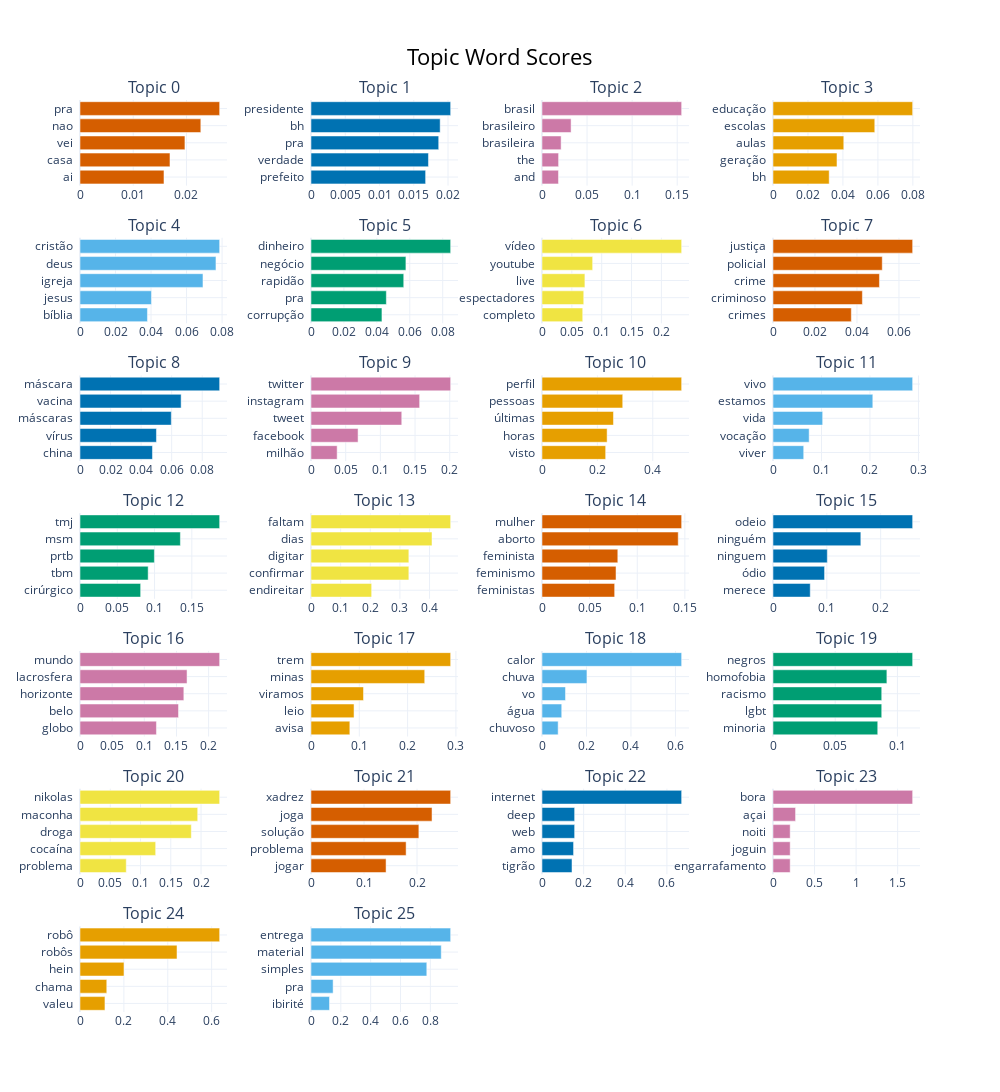

This figure's notebook cell:
### Markdown cell above
### Términos por tópico

### Code cell
topic_model.visualize_barchart(top_n_topics=per_topics)

### Figure 1 — Plotly figure (JSON) as saved in the notebook; plotly's stock layout.template omitted (floating-point values rounded to 4 significant figures)
{"data": [{"marker": {"color": "#D55E00"}, "orientation": "h", "type": "bar", "x": [0.01578, 0.01691, 0.01971, 0.0227, 0.02624], "xaxis": "x", "y": ["ai  ", "casa  ", "vei  ", "nao  ", "pra  "], "yaxis": "y"}, {"marker": {"color": "#0072B2"}, "orientation": "h", "type": "bar", "x": [0.01673, 0.01715, 0.01864, 0.01885, 0.02038], "xaxis": "x2", "y": ["prefeito  ", "verdade  ", "pra  ", "bh  ", "presidente  "], "yaxis": "y2"}, {"marker": {"color": "#CC79A7"}, "orientation": "h", "type": "bar", "x": [0.01829, 0.01841, 0.02121, 0.03227, 0.1549], "xaxis": "x3", "y": ["and  ", "the  ", "brasileira  ", "brasileiro  ", "brasil  "], "yaxis": "y3"}, {"marker": {"color": "#E69F00"}, "orientation": "h", "type": "bar", "x": [0.03214, 0.0366, 0.04049, 0.05821, 0.07988], "xaxis": "x4", "y": ["bh  ", "geração  ", "aulas  ", "escolas  ", "educação  "], "yaxis": "y4"}, {"marker": {"color": "#56B4E9"}, "orientation": "h", "type": "bar", "x": [0.03798, 0.04024, 0.06925, 0.07656, 0.07864], "xaxis": "x5", "y": ["bíblia  ", "jesus  ", "igreja  ", "deus  ", "cristão  "], "yaxis": "y5"}, {"marker": {"color": "#009E73"}, "orientation": "h", "type": "bar", "x": [0.04308, 0.04576, 0.05632, 0.05764, 0.08481], "xaxis": "x6", "y": ["corrupção  ", "pra  ", "rapidão  ", "negócio  ", "dinheiro  "], "yaxis": "y6"}, {"marker": {"color": "#F0E442"}, "orientation": "h", "type": "bar", "x": [0.0682, 0.06992, 0.07185, 0.08484, 0.2339], "xaxis": "x7", "y": ["completo  ", "espectadores  ", "live  ", "youtube  ", "vídeo  "], "yaxis": "y7"}, {"marker": {"color": "#D55E00"}, "orientation": "h", "type": "bar", "x": [0.03732, 0.04259, 0.05072, 0.05205, 0.06653], "xaxis": "x8", "y": ["crimes  ", "criminoso  ", "crime  ", "policial  ", "justiça  "], "yaxis": "y8"}, {"marker": {"color": "#0072B2"}, "orientation": "h", "type": "bar", "x": [0.04742, 0.05003, 0.05975, 0.06619, 0.09139], "xaxis": "x9", "y": ["china  ", "vírus  ", "máscaras  ", "vacina  ", "máscara  "], "yaxis": "y9"}, {"marker": {"color": "#CC79A7"}, "orientation": "h", "type": "bar", "x": [0.0377, 0.06786, 0.1308, 0.1566, 0.2013], "xaxis": "x10", "y": ["milhão  ", "facebook  ", "tweet  ", "instagram  ", "twitter  "], "yaxis": "y10"}, {"marker": {"color": "#E69F00"}, "orientation": "h", "type": "bar", "x": [0.2299, 0.2352, 0.2581, 0.2916, 0.5044], "xaxis": "x11", "y": ["visto  ", "horas  ", "últimas  ", "pessoas  ", "perfil  "], "yaxis": "y11"}, {"marker": {"color": "#56B4E9"}, "orientation": "h", "type": "bar", "x": [0.06334, 0.07457, 0.1024, 0.2059, 0.2881], "xaxis": "x12", "y": ["viver  ", "vocação  ", "vida  ", "estamos  ", "vivo  "], "yaxis": "y12"}, {"marker": {"color": "#009E73"}, "orientation": "h", "type": "bar", "x": [0.08136, 0.09143, 0.09977, 0.1346, 0.1873], "xaxis": "x13", "y": ["cirúrgico  ", "tbm  ", "prtb  ", "msm  ", "tmj  "], "yaxis": "y13"}, {"marker": {"color": "#F0E442"}, "orientation": "h", "type": "bar", "x": [0.2047, 0.3302, 0.3302, 0.4083, 0.4712], "xaxis": "x14", "y": ["endireitar  ", "confirmar  ", "digitar  ", "dias  ", "faltam  "], "yaxis": "y14"}, {"marker": {"color": "#D55E00"}, "orientation": "h", "type": "bar", "x": [0.07628, 0.07771, 0.07959, 0.143, 0.1466], "xaxis": "x15", "y": ["feministas  ", "feminismo  ", "feminista  ", "aborto  ", "mulher  "], "yaxis": "y15"}, {"marker": {"color": "#0072B2"}, "orientation": "h", "type": "bar", "x": [0.06919, 0.0958, 0.1009, 0.1632, 0.2595], "xaxis": "x16", "y": ["merece  ", "ódio  ", "ninguem  ", "ninguém  ", "odeio  "], "yaxis": "y16"}, {"marker": {"color": "#CC79A7"}, "orientation": "h", "type": "bar", "x": [0.1189, 0.1532, 0.1615, 0.1664, 0.2172], "xaxis": "x17", "y": ["globo  ", "belo  ", "horizonte  ", "lacrosfera  ", "mundo  "], "yaxis": "y17"}, {"marker": {"color": "#E69F00"}, "orientation": "h", "type": "bar", "x": [0.08041, 0.08909, 0.1087, 0.2354, 0.2891], "xaxis": "x18", "y": ["avisa  ", "leio  ", "viramos  ", "minas  ", "trem  "], "yaxis": "y18"}, {"marker": {"color": "#56B4E9"}, "orientation": "h", "type": "bar", "x": [0.07259, 0.08873, 0.1057, 0.202, 0.6279], "xaxis": "x19", "y": ["chuvoso  ", "água  ", "vo  ", "chuva  ", "calor  "], "yaxis": "y19"}, {"marker": {"color": "#009E73"}, "orientation": "h", "type": "bar", "x": [0.08418, 0.08739, 0.08739, 0.09153, 0.1122], "xaxis": "x20", "y": ["minoria  ", "lgbt  ", "racismo  ", "homofobia  ", "negros  "], "yaxis": "y20"}, {"marker": {"color": "#F0E442"}, "orientation": "h", "type": "bar", "x": [0.07643, 0.125, 0.1839, 0.1945, 0.2307], "xaxis": "x21", "y": ["problema  ", "cocaína  ", "droga  ", "maconha  ", "nikolas  "], "yaxis": "y21"}, {"marker": {"color": "#D55E00"}, "orientation": "h", "type": "bar", "x": [0.1416, 0.1794, 0.2035, 0.2283, 0.2634], "xaxis": "x22", "y": ["jogar  ", "problema  ", "solução  ", "joga  ", "xadrez  "], "yaxis": "y22"}, {"marker": {"color": "#0072B2"}, "orientation": "h", "type": "bar", "x": [0.1441, 0.1516, 0.1567, 0.1567, 0.6707], "xaxis": "x23", "y": ["tigrão  ", "amo  ", "web  ", "deep  ", "internet  "], "yaxis": "y23"}, {"marker": {"color": "#CC79A7"}, "orientation": "h", "type": "bar", "x": [0.2068, 0.2068, 0.2068, 0.2714, 1.68], "xaxis": "x24", "y": ["engarrafamento  ", "joguin  ", "noiti  ", "açai  ", "bora  "], "yaxis": "y24"}, {"marker": {"color": "#E69F00"}, "orientation": "h", "type": "bar", "x": [0.1137, 0.122, 0.2005, 0.4422, 0.6365], "xaxis": "x25", "y": ["valeu  ", "chama  ", "hein  ", "robôs  ", "robô  "], "yaxis": "y25"}, {"marker": {"color": "#56B4E9"}, "orientation": "h", "type": "bar", "x": [0.1241, 0.1482, 0.7761, 0.873, 0.936], "xaxis": "x26", "y": ["ibirité  ", "pra  ", "simples  ", "material  ", "entrega  "], "yaxis": "y26"}], "layout": {"annotations": [{"font": {"size": 16}, "showarrow": false, "text": "Topic 0", "x": 0.0875, "xanchor": "center", "xref": "paper", "y": 1, "yanchor": "bottom", "yref": "paper"}, {"font": {"size": 16}, "showarrow": false, "text": "Topic 1", "x": 0.3625, "xanchor": "center", "xref": "paper", "y": 1, "yanchor": "bottom", "yref": "paper"}, {"font": {"size": 16}, "showarrow": false, "text": "Topic 2", "x": 0.6375, "xanchor": "center", "xref": "paper", "y": 1, "yanchor": "bottom", "yref": "paper"}, {"font": {"size": 16}, "showarrow": false, "text": "Topic 3", "x": 0.9125, "xanchor": "center", "xref": "paper", "y": 1, "yanchor": "bottom", "yref": "paper"}, {"font": {"size": 16}, "showarrow": false, "text": "Topic 4", "x": 0.0875, "xanchor": "center", "xref": "paper", "y": 0.849, "yanchor": "bottom", "yref": "paper"}, {"font": {"size": 16}, "showarrow": false, "text": "Topic 5", "x": 0.3625, "xanchor": "center", "xref": "paper", "y": 0.849, "yanchor": "bottom", "yref": "paper"}, {"font": {"size": 16}, "showarrow": false, "text": "Topic 6", "x": 0.6375, "xanchor": "center", "xref": "paper", "y": 0.849, "yanchor": "bottom", "yref": "paper"}, {"font": {"size": 16}, "showarrow": false, "text": "Topic 7", "x": 0.9125, "xanchor": "center", "xref": "paper", "y": 0.849, "yanchor": "bottom", "yref": "paper"}, {"font": {"size": 16}, "showarrow": false, "text": "Topic 8", "x": 0.0875, "xanchor": "center", "xref": "paper", "y": 0.698, "yanchor": "bottom", "yref": "paper"}, {"font": {"size": 16}, "showarrow": false, "text": "Topic 9", "x": 0.3625, "xanchor": "center", "xref": "paper", "y": 0.698, "yanchor": "bottom", "yref": "paper"}, {"font": {"size": 16}, "showarrow": false, "text": "Topic 10", "x": 0.6375, "xanchor": "center", "xref": "paper", "y": 0.698, "yanchor": "bottom", "yref": "paper"}, {"font": {"size": 16}, "showarrow": false, "text": "Topic 11", "x": 0.9125, "xanchor": "center", "xref": "paper", "y": 0.698, "yanchor": "bottom", "yref": "paper"}, {"font": {"size": 16}, "showarrow": false, "text": "Topic 12", "x": 0.0875, "xanchor": "center", "xref": "paper", "y": 0.5469, "yanchor": "bottom", "yref": "paper"}, {"font": {"size": 16}, "showarrow": false, "text": "Topic 13", "x": 0.3625, "xanchor": "center", "xref": "paper", "y": 0.5469, "yanchor": "bottom", "yref": "paper"}, {"font": {"size": 16}, "showarrow": false, "text": "Topic 14", "x": 0.6375, "xanchor": "center", "xref": "paper", "y": 0.5469, "yanchor": "bottom", "yref": "paper"}, {"font": {"size": 16}, "showarrow": false, "text": "Topic 15", "x": 0.9125, "xanchor": "center", "xref": "paper", "y": 0.5469, "yanchor": "bottom", "yref": "paper"}, {"font": {"size": 16}, "showarrow": false, "text": "Topic 16", "x": 0.0875, "xanchor": "center", "xref": "paper", "y": 0.3959, "yanchor": "bottom", "yref": "paper"}, {"font": {"size": 16}, "showarrow": false, "text": "Topic 17", "x": 0.3625, "xanchor": "center", "xref": "paper", "y": 0.3959, "yanchor": "bottom", "yref": "paper"}, {"font": {"size": 16}, "showarrow": false, "text": "Topic 18", "x": 0.6375, "xanchor": "center", "xref": "paper", "y": 0.3959, "yanchor": "bottom", "yref": "paper"}, {"font": {"size": 16}, "showarrow": false, "text": "Topic 19", "x": 0.9125, "xanchor": "center", "xref": "paper", "y": 0.3959, "yanchor": "bottom", "yref": "paper"}, {"font": {"size": 16}, "showarrow": false, "text": "Topic 20", "x": 0.0875, "xanchor": "center", "xref": "paper", "y": 0.2449, "yanchor": "bottom", "yref": "paper"}, {"font": {"size": 16}, "showarrow": false, "text": "Topic 21", "x": 0.3625, "xanchor": "center", "xref": "paper", "y": 0.2449, "yanchor": "bottom", "yref": "paper"}, {"font": {"size": 16}, "showarrow": false, "text": "Topic 22", "x": 0.6375, "xanchor": "center", "xref": "paper", "y": 0.2449, "yanchor": "bottom", "yref": "paper"}, {"font": {"size": 16}, "showarrow": false, "text": "Topic 23", "x": 0.9125, "xanchor": "center", "xref": "paper", "y": 0.2449, "yanchor": "bottom", "yref": "paper"}, {"font": {"size": 16}, "showarrow": false, "text": "Topic 24", "x": 0.0875, "xanchor": "center", "xref": "paper", "y": 0.09388, "yanchor": "bottom", "yref": "paper"}, {"font": {"size": 16}, "showarrow": false, "text": "Topic 25", "x": 0.3625, "xanchor": "center", "xref": "paper", "y": 0.09388, "yanchor": "bottom", "yref": "paper"}], "height": 1750, "hoverlabel": {"bgcolor": "white", "font": {"family": "Rockwell", "size": 16}}, "showlegend": false, "title": {"font": {"color": "Black", "size": 22}, "text": "Topic Word Scores", "x": 0.5, "xanchor": "center", "yanchor": "top"}, "width": 1000, "xaxis": {"anchor": "y", "domain": [0, 0.175], "showgrid": true}, "xaxis10": {"anchor": "y10", "domain": [0.275, 0.45], "showgrid": true}, "xaxis11": {"anchor": "y11", "domain": [0.55, 0.725], "showgrid": true}, "xaxis12": {"anchor": "y12", "domain": [0.825, 1], "showgrid": true}, "xaxis13": {"anchor": "y13", "domain": [0, 0.175], "showgrid": true}, "xaxis14": {"anchor": "y14", "domain": [0.275, 0.45], "showgrid": true}, "xaxis15": {"anchor": "y15", "domain": [0.55, 0.725], "showgrid": true}, "xaxis16": {"anchor": "y16", "domain": [0.825, 1], "showgrid": true}, "xaxis17": {"anchor": "y17", "domain": [0, 0.175], "showgrid": true}, "xaxis18": {"anchor": "y18", "domain": [0.275, 0.45], "showgrid": true}, "xaxis19": {"anchor": "y19", "domain": [0.55, 0.725], "showgrid": true}, "xaxis2": {"anchor": "y2", "domain": [0.275, 0.45], "showgrid": true}, "xaxis20": {"anchor": "y20", "domain": [0.825, 1], "showgrid": true}, "xaxis21": {"anchor": "y21", "domain": [0, 0.175], "showgrid": true}, "xaxis22": {"anchor": "y22", "domain": [0.275, 0.45], "showgrid": true}, "xaxis23": {"anchor": "y23", "domain": [0.55, 0.725], "showgrid": true}, "xaxis24": {"anchor": "y24", "domain": [0.825, 1], "showgrid": true}, "xaxis25": {"anchor": "y25", "domain": [0, 0.175], "showgrid": true}, "xaxis26": {"anchor": "y26", "domain": [0.275, 0.45], "showgrid": true}, "xaxis27": {"anchor": "y27", "domain": [0.55, 0.725], "showgrid": true}, "xaxis28": {"anchor": "y28", "domain": [0.825, 1], "showgrid": true}, "xaxis3": {"anchor": "y3", "domain": [0.55, 0.725], "showgrid": true}, "xaxis4": {"anchor": "y4", "domain": [0.825, 1], "showgrid": true}, "xaxis5": {"anchor": "y5", "domain": [0, 0.175], "showgrid": true}, "xaxis6": {"anchor": "y6", "domain": [0.275, 0.45], "showgrid": true}, "xaxis7": {"anchor": "y7", "domain": [0.55, 0.725], "showgrid": true}, "xaxis8": {"anchor": "y8", "domain": [0.825, 1], "showgrid": true}, "xaxis9": {"anchor": "y9", "domain": [0, 0.175], "showgrid": true}, "yaxis": {"anchor": "x", "domain": [0.9061, 1], "showgrid": true}, "yaxis10": {"anchor": "x10", "domain": [0.6041, 0.698], "showgrid": true}, "yaxis11": {"anchor": "x11", "domain": [0.6041, 0.698], "showgrid": true}, "yaxis12": {"anchor": "x12", "domain": [0.6041, 0.698], "showgrid": true}, "yaxis13": {"anchor": "x13", "domain": [0.4531, 0.5469], "showgrid": true}, "yaxis14": {"anchor": "x14", "domain": [0.4531, 0.5469], "showgrid": true}, "yaxis15": {"anchor": "x15", "domain": [0.4531, 0.5469], "showgrid": true}, "yaxis16": {"anchor": "x16", "domain": [0.4531, 0.5469], "showgrid": true}, "yaxis17": {"anchor": "x17", "domain": [0.302, 0.3959], "showgrid": true}, "yaxis18": {"anchor": "x18", "domain": [0.302, 0.3959], "showgrid": true}, "yaxis19": {"anchor": "x19", "domain": [0.302, 0.3959], "showgrid": true}, "yaxis2": {"anchor": "x2", "domain": [0.9061, 1], "showgrid": true}, "yaxis20": {"anchor": "x20", "domain": [0.302, 0.3959], "showgrid": true}, "yaxis21": {"anchor": "x21", "domain": [0.151, 0.2449], "showgrid": true}, "yaxis22": {"anchor": "x22", "domain": [0.151, 0.2449], "showgrid": true}, "yaxis23": {"anchor": "x23", "domain": [0.151, 0.2449], "showgrid": true}, "yaxis24": {"anchor": "x24", "domain": [0.151, 0.2449], "showgrid": true}, "yaxis25": {"anchor": "x25", "domain": [0, 0.09388], "showgrid": true}, "yaxis26": {"anchor": "x26", "domain": [0, 0.09388], "showgrid": true}, "yaxis27": {"anchor": "x27", "domain": [0, 0.09388], "showgrid": true}, "yaxis28": {"anchor": "x28", "domain": [0, 0.09388], "showgrid": true}, "yaxis3": {"anchor": "x3", "domain": [0.9061, 1], "showgrid": true}, "yaxis4": {"anchor": "x4", "domain": [0.9061, 1], "showgrid": true}, "yaxis5": {"anchor": "x5", "domain": [0.7551, 0.849], "showgrid": true}, "yaxis6": {"anchor": "x6", "domain": [0.7551, 0.849], "showgrid": true}, "yaxis7": {"anchor": "x7", "domain": [0.7551, 0.849], "showgrid": true}, "yaxis8": {"anchor": "x8", "domain": [0.7551, 0.849], "showgrid": true}, "yaxis9": {"anchor": "x9", "domain": [0.6041, 0.698], "showgrid": true}}}
